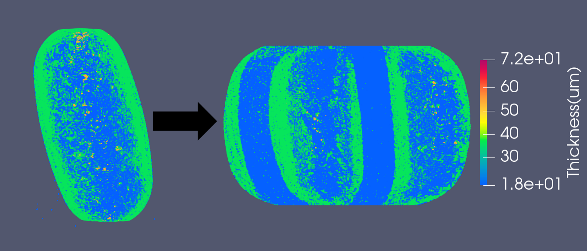
#> input picture Git_fig.png, 587 x 251 px; its folder holds only this picture in this run
$ python -i Unwrap_runner.py   (imports and definitions only)
#> lines starting #> are read from the running program, lines starting #| are printed output that depends on the picture
### Utils.py
import cv2 as cv
import numpy as np
import os
#import porespy as ps
import sys
import matplotlib.pyplot as plt
from Kernal_operation_new import *
from skimage.morphology import skeletonize, thin

def get_center(image, show_image):
    # object should be non-zero, background should be zero
    temp_image = image.copy()
    temp_image = cv.floodFill(temp_image,None, (0,0),1)
    temp_image = cv.bitwise_not(temp_image[1])

    temp_image = temp_image - 254

    M = cv.moments(temp_image)
    cx = (M["m10"] / M["m00"])
    cy = (M["m01"] / M["m00"])
    center_coordinates = (int(cx), int(cy))
    radius = 3
    color = (10, 10, 0)
    thickness = 1


    if show_image == "show" or show_image == "Show":
        temp_image = cv.circle(temp_image, center_coordinates, radius, color, thickness)
        plt.matshow(temp_image)
        plt.show()

    return int(cx), int(cy)


# [762 lines left out: functions clean_extra_contours, check_single_contour_new, correct_check_single_contour, check_corner_pixels, check_eight_point_convol_op, check_open_ends_convol_op and 13 more, not called in this run]


def clean_image(image):

    return 0


############################


# [125 lines left out: functions get_first_point, find_point, create_empty_image, change_image, check_single_contour, not called in this run]

### Unwrap_runner.py
import os
import cv2 as cv
import numpy as np
import matplotlib.pyplot as plt
from Utils import *
from skimage.morphology import skeletonize, thin
from Kernal_operation_new import *
import multiprocessing as mp
#from Kernal_operation_new_fast import *


# [31 lines left out: function get_first_layer_contour, not called in this run]


def get_first_layer_convex(image):

    # get center
    cx,cy = get_center(image,None)

    # get list of contours

    contours,_ = cv.findContours(image, cv.RETR_EXTERNAL, cv.CHAIN_APPROX_TC89_L1)

    # clean small contours

    contours = clean_extra_contours(contours)


    # check single contour

    image_new = image *0
    for i in range(len(contours)):
        x = cv.drawContours(image_new, contours, i, (120,0,0), lineType=cv.LINE_8)
    retval, x = cv.threshold(image_new,20,1,cv.THRESH_BINARY+cv.THRESH_OTSU)
    updated_contour, dilate_thick = check_single_contour_new(x)

    # Check closure


    outer_layer, new_contours = correct_check_single_contour(x, updated_contour, dilate_thick)

    hull = []
    for i in range(len(new_contours)):
        hull.append(cv.convexHull(new_contours[i], False))
    color = (120, 0, 0) #color for convex hull


    binary_image = image*0
    for i in range(len(contours)):
        cv.drawContours(binary_image, hull, i, color, lineType=cv.LINE_8)
    retval, x = cv.threshold(binary_image,20,1,cv.THRESH_BINARY+cv.THRESH_OTSU)

    outer_layer = x


    return outer_layer


# [598 lines left out: functions get_image_raw_first, get_image_value_fast, get_image_value, order_layers, convert_2_imageD, unwrap_single_line and 12 more, not called in this run]


>>> import cv2
>>> picture = cv2.imread('Git_fig.png')
#> picture is the input picture: shape (251, 587, 3); mean B, G, R 137.3, 111.5, 55.2
>>> result = get_first_layer_convex(picture)
#> in get_center, `temp_image = cv.bitwise_not(temp_image[1])`:
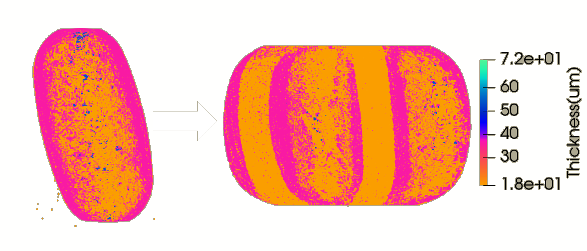
#> temp_image: shape (251, 587, 3); mean B, G, R 182, 194.8, 248.2
#> in get_center, `temp_image = temp_image - 254`:
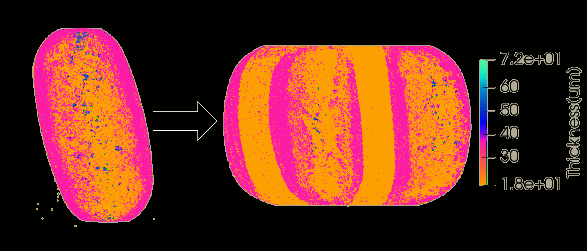
#> temp_image: shape (251, 587, 3); mean B, G, R 30.8, 43.7, 96.5
#> (the run stopped early here; a loop or call above may not have finished)
